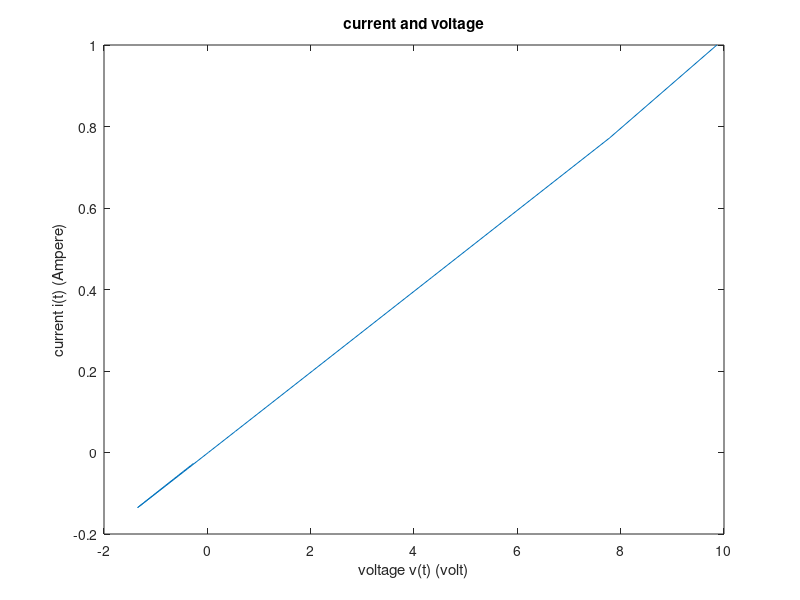
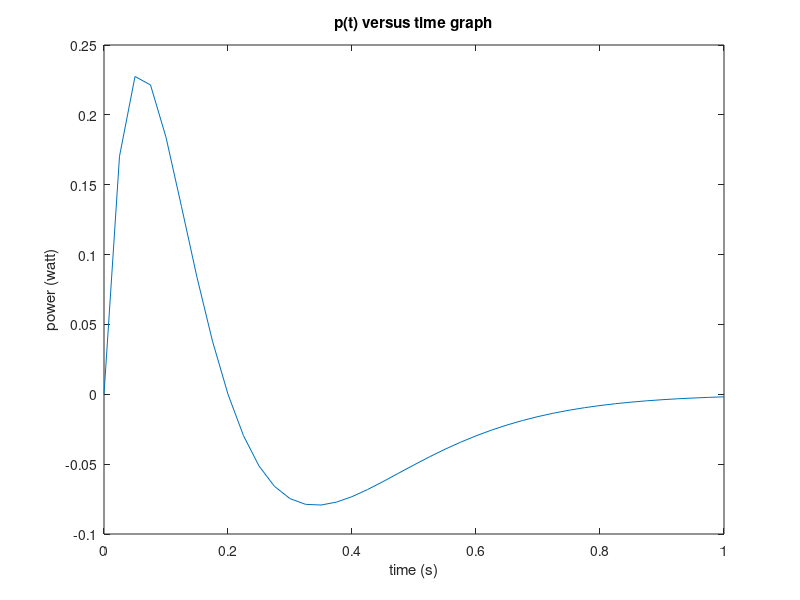
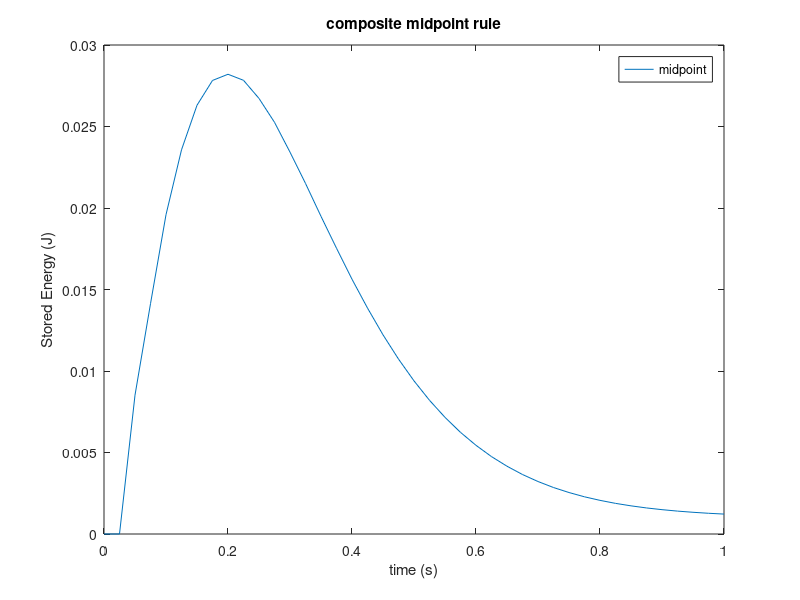
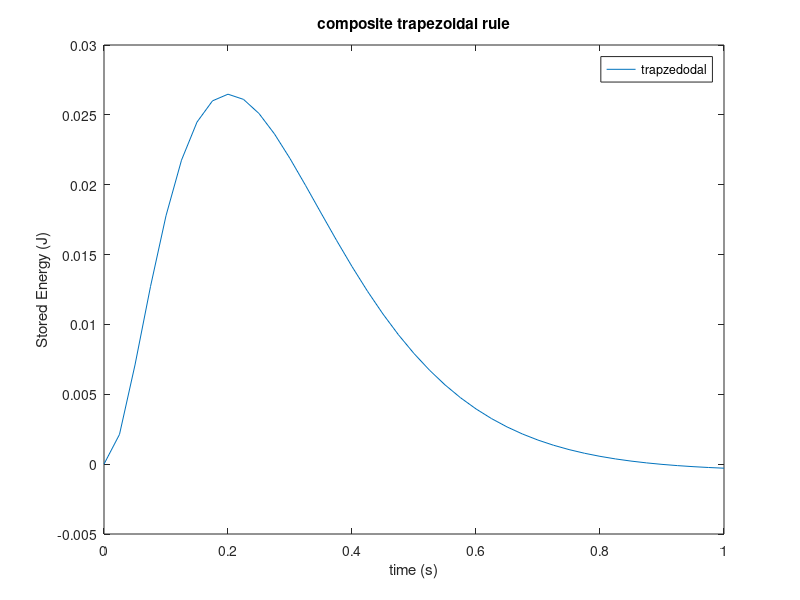

Source code (MATLAB) for these figures, in order:
clear all;clc;

load pr3data.dat;
%% 
h=0.025;
derivative(1)=(1/(2*h))*(-3*pr3data(1,2)+4*pr3data(2,2)-pr3data(3,2));

for i=2:40
    derivative(i)=(1/(2*h))*(pr3data(i+1,2)-pr3data(i-1,2));
end
derivative(41)=(1/(2*h))*(+3*pr3data(41,2)-4*pr3data(40,2)+pr3data(39,2));

figure
plot(derivative,pr3data(:,3));
title("current and voltage");
xlabel("voltage v(t) (volt)");
ylabel("current i(t) (Ampere)");

p(41)=0;
for i=1:41
   p(i) = pr3data(i,2) * pr3data(i,3); 
end
figure
plot(pr3data(:,1),p);
title("p(t) versus time graph");
xlabel("time (s)");
ylabel("power (watt)");
hold off;

%% composite midpoint integration
E_midpoint(41)=0;
for i=3:2:41
    for k=2:2:i
        E_midpoint(i)=E_midpoint(i)+p(k)*0.05;
    end
end

for i=4:2:41
   E_midpoint(i)=E_midpoint(i-1) + 0.025*( (p(i)+p(i-1))*0.5 );
end

figure('name','composite midpoint rule');
plot(pr3data(:,1),E_midpoint);
title("composite midpoint rule");
hold off;
xlabel("time (s)");
ylabel("Stored Energy (J)");
legend("midpoint");
%% composite trapezoidal integration
E_trapezoidal(41)=0;
for i=2:1:41
   for k=2:1:i
      E_trapezoidal(i) = E_trapezoidal(i) + 0.025*(p(k-1)+p(k))/2;
   end
end
figure('name','composite trapzedoidal rule');
plot(pr3data(:,1),E_trapezoidal);
title("composite trapezoidal rule");
xlabel("time (s)");
ylabel("Stored Energy (J)");
legend("trapzedodal");
%% composite simpson's rule
E_simpson(41)=0;
for i=3:2:41
   for k=3:2:i
   E_simpson(i) = E_simpson(i) + 0.025/3*(p(k-2)+4*p(k-1)+p(k));
   end
end
for i=4:2:40
   E_simpson(i)=E_simpson(i-1)  + 0.025*(p(i)+p(i-1))/2;
end
figure('name','simpson');
plot(pr3data(:,1),E_simpson);
title("composite simpson's rule");
xlabel("time (s)");
ylabel("Stored Energy (J)");
legend("simpson");
%% normal
for i=1:41
   E_normal(i) = 0.5*0.1*pr3data(i,2)*pr3data(i,2); 
end
figure('name','voltage current relation');
plot(pr3data(:,1),E_normal);
title("real power-time graph");
xlabel("time (s)");
ylabel("Stored Energy (J)");;

figure;
subplot(2,2,1);
plot(pr3data(:,1),E_midpoint);
title("composite midpoint rule");
legend("midpoint");
hold off;
xlabel("time (s)");
ylabel("Stored Energy (J)");

subplot(2,2,2);
plot(pr3data(:,1),E_trapezoidal);
title("composite trapezoidal rule");
xlabel("time (s)");
ylabel("Stored Energy (J)");
legend("trapezoidal");

subplot(2,2,3);
plot(pr3data(:,1),E_simpson);
title("composite simpson's rule");
xlabel("time (s)");
ylabel("Stored Energy (J)");
legend("simpson");

subplot(2,2,4);
plot(pr3data(:,1),E_normal);
title("real power-time graph");
xlabel("time (s)");
ylabel("Stored Energy (J)");
legend("normal");
 %% analysis
 figure;
 hold on;
 plot(pr3data(:,1),E_midpoint,'--');
 plot(pr3data(:,1),E_trapezoidal,'-');
plot(pr3data(:,1),E_simpson,'.r');
plot(pr3data(:,1),E_normal);
xlabel("time (s)");
ylabel("stored energy (J)");
title("comparison of methods");
hold off;
legend("midpoint","trapezoidal","simpson","normal");
fprintf("error in composite midpoint rule is : %f\n",norm(E_midpoint-E_normal) / sqrt(41));
fprintf("error in composite trapzedoidal rule is : %f\n",norm(E_trapezoidal-E_normal) / sqrt(41));
fprintf("error in composite simpson'S rule is : %f\n",norm(E_simpson-E_normal) / sqrt(41));
